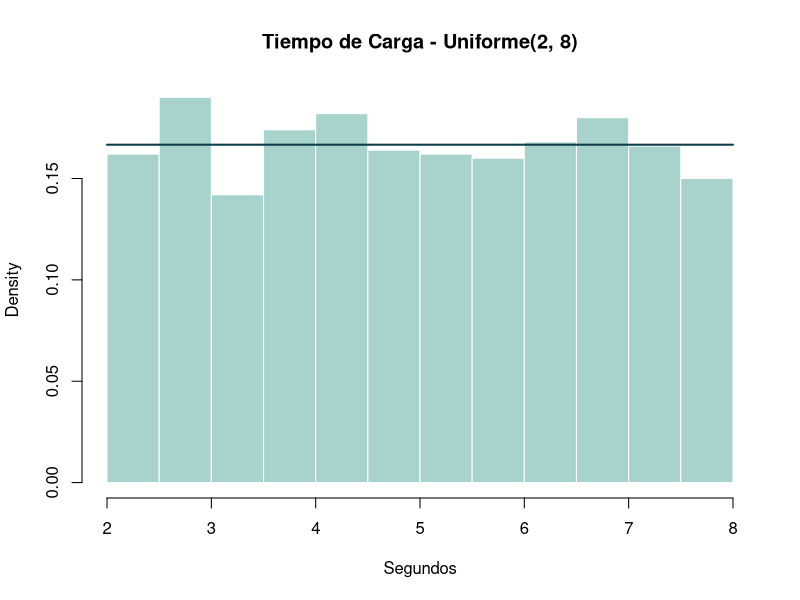
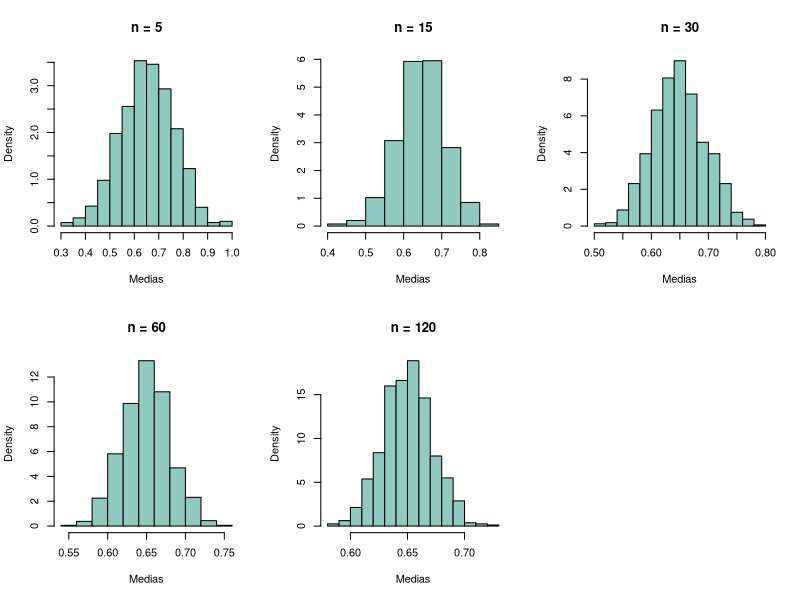
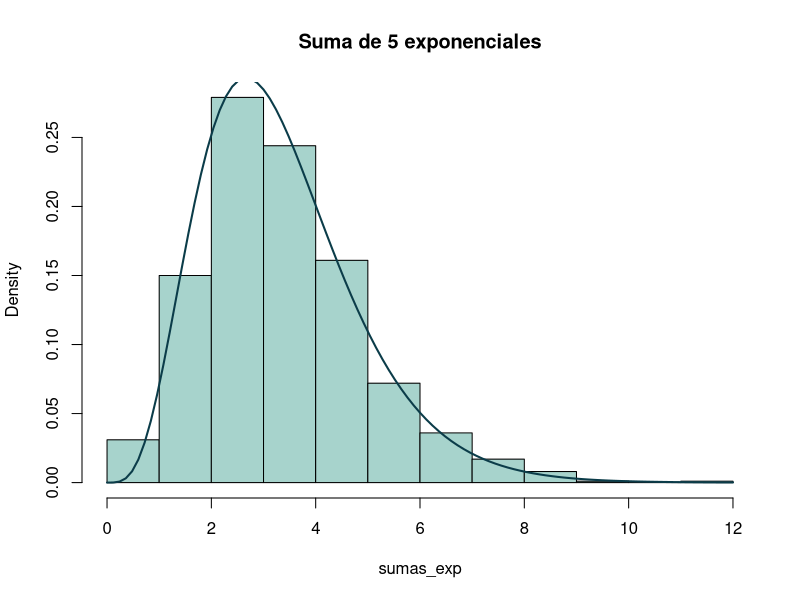
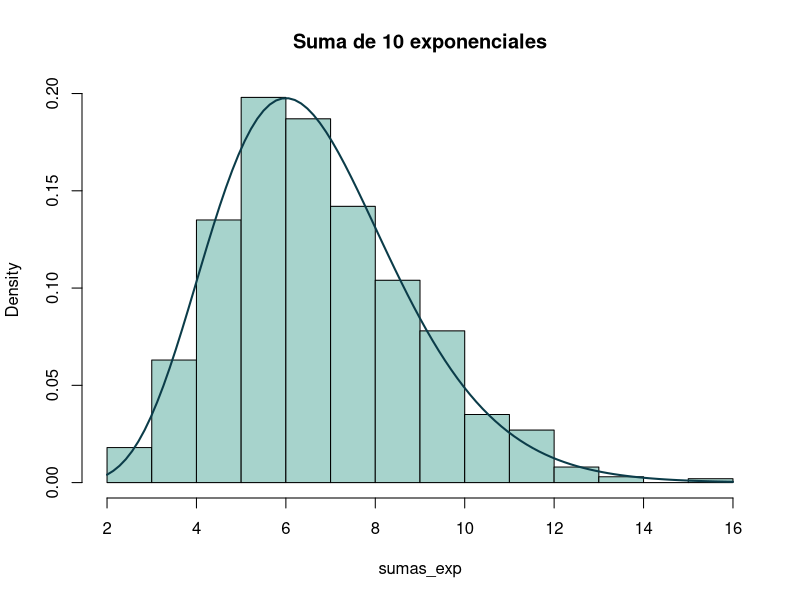
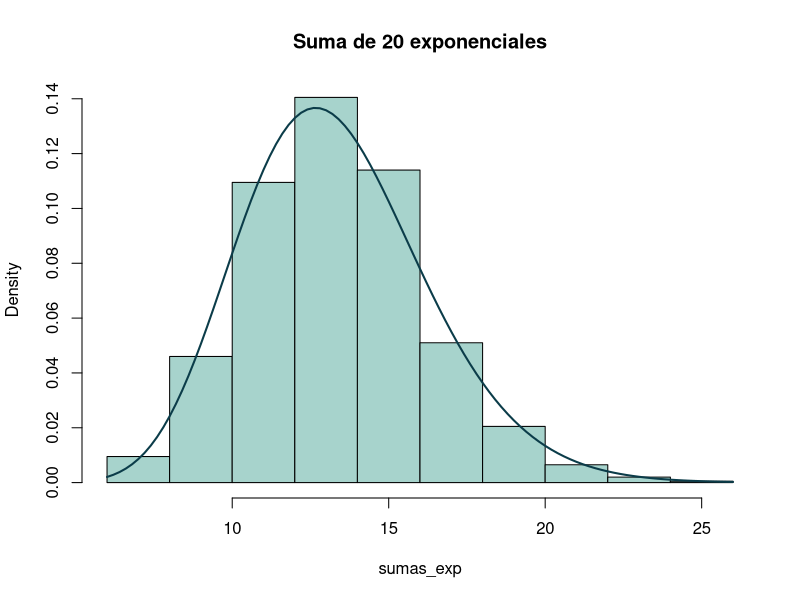
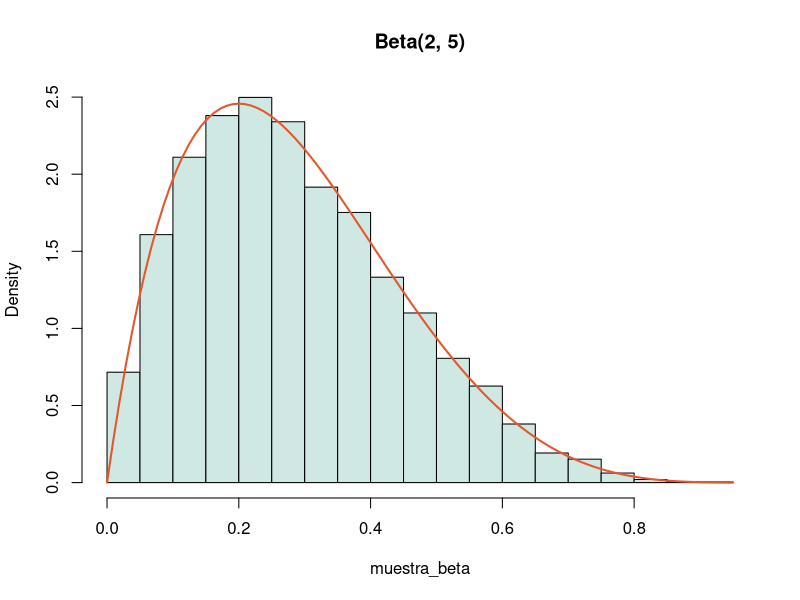
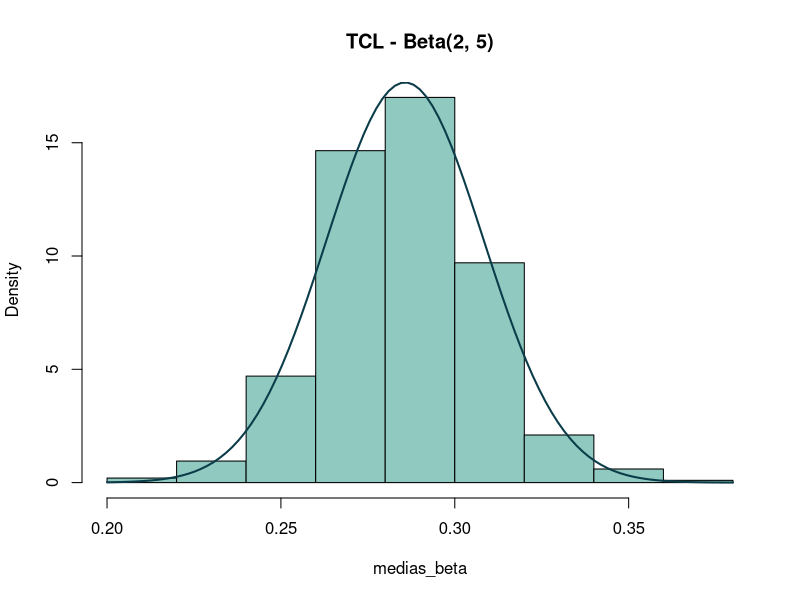
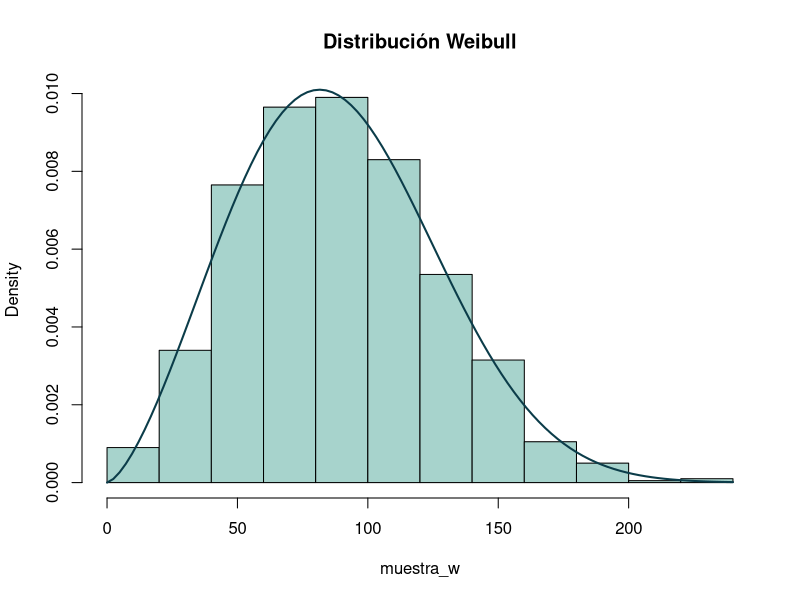

R code for these plots, in order:
## ---- chunk 1
set.seed(123)
limite_inf <- 2; limite_sup <- 8; n <- 1000

# 1. Histograma con la densidad teórica encima
tiempos <- runif(n, min = limite_inf, max = limite_sup)
hist(tiempos, probability = TRUE, col = "#A7D3CC", border = "white",
     main = "Tiempo de Carga - Uniforme(2, 8)", xlab = "Segundos")
curve(dunif(x, min = limite_inf, max = limite_sup), add = TRUE, col = "#0B3C49", lwd = 2)

# 2. Percentil 75
p75 <- qunif(0.75, min = limite_inf, max = limite_sup)
cat("Percentil 75:", p75, "segundos\n")

# 3. P(X < 4)
prob_4 <- punif(4, min = limite_inf, max = limite_sup)
cat("Probabilidad P(X < 4):", prob_4, "\n")
## ---- chunk 2
set.seed(123)
tamanos <- c(5, 15, 30, 60, 120)
par(mfrow = c(2, 3))

for (tam in tamanos) {
  medias <- sapply(1:800, function(i) {
    x <- runif(tam, 0, 1)
    mean(x[x > 0.3]) # se descarta lo menor a 0.3 para introducir sesgo
  })
  hist(medias, probability = TRUE, col = "#8FC9BF", main = paste("n =", tam), xlab = "Medias")
}
par(mfrow = c(1, 1))
## ---- chunk 3
set.seed(123)
n_puntos <- 100000
coord_x <- runif(n_puntos, -1, 1)
coord_y <- runif(n_puntos, -1, 1)

dentro <- (coord_x^2 + coord_y^2) <= 1
pi_est <- 4 * mean(dentro)
cat("Valor estimado de pi:", pi_est, "\n")
## ---- chunk 4
set.seed(123)
lambda <- 0.8
tamanios <- c(10, 50, 100, 500, 1000)

for (n in tamanios) {
  muestra <- rexp(n, rate = lambda)
  cat("n =", n, "| Media muestral:", mean(muestra), "| Teórica:", 1 / lambda, "\n")
  cat("          | Varianza muestral:", var(muestra), "| Teórica:", 1 / lambda^2, "\n")
}
## ---- chunk 5
set.seed(123)
alpha <- 2.5; lambda <- 1.8
tamanos_g <- c(5, 10, 20, 30, 50, 100)

for (n in tamanos_g) {
  medias <- sapply(1:1000, function(i) mean(rgamma(n, shape = alpha, rate = lambda)))
  # Se contrasta con la media teórica y la varianza teórica entre n
  cat("n =", n, "| Media:", round(mean(medias), 4), "| Teórica:", round(alpha / lambda, 4),
      "| Varianza:", round(var(medias), 5), "| Teórica:", round(alpha / (lambda^2 * n), 5), "\n")
}
## ---- chunk 6
set.seed(123)
tasa_exp <- 1.5

for (k_exp in c(5, 10, 20)) {
  sumas_exp <- rowSums(matrix(rexp(1000 * k_exp, rate = tasa_exp), ncol = k_exp))

  hist(sumas_exp, probability = TRUE, main = paste("Suma de", k_exp, "exponenciales"), col = "#A7D3CC")
  curve(dgamma(x, shape = k_exp, rate = tasa_exp), add = TRUE, col = "#0B3C49", lwd = 2)
}
## ---- chunk 7
set.seed(123)
forma_a <- 2; forma_b <- 5
muestra_beta <- rbeta(10000, shape1 = forma_a, shape2 = forma_b)

hist(muestra_beta, probability = TRUE, col = "#CFE8E3", main = "Beta(2, 5)")
curve(dbeta(x, shape1 = forma_a, shape2 = forma_b), add = TRUE, col = "#E4572E", lwd = 2)
## ---- chunk 8
set.seed(123)
medias_beta <- sapply(1:1000, function(i) mean(rbeta(50, shape1 = 2, shape2 = 5)))
hist(medias_beta, probability = TRUE, col = "#8FC9BF", main = "TCL - Beta(2, 5)")
curve(dnorm(x, mean = 2/7, sd = sqrt((2 * 5) / ((7^2) * 8 * 50))), add = TRUE, col = "#0B3C49", lwd = 2)
## ---- chunk 9
set.seed(123)
forma_w <- 2.5; escala_w <- 100
muestra_w <- rweibull(1000, shape = forma_w, scale = escala_w)

# Medidas descriptivas
media_w <- mean(muestra_w)
var_w <- var(muestra_w)

hist(muestra_w, probability = TRUE, col = "#A7D3CC", main = "Distribución Weibull")
curve(dweibull(x, shape = forma_w, scale = escala_w), add = TRUE, col = "#0B3C49", lwd = 2)
## ---- chunk 10
set.seed(123)
# Ejercicio 6.3: suma de normales al cuadrado -> Ji-cuadrada
gl <- 10; n_sim <- 10000
normales <- matrix(rnorm(n_sim * gl), ncol = gl)
ji_sim <- apply(normales^2, 1, sum)

cat("Media Ji-cuadrada teórica:", gl, "| Simulada:", mean(ji_sim), "\n")

# Ejercicio 6.5: aditividad Ji1 + Ji2
j1 <- rchisq(n_sim, df = 5)
j2 <- rchisq(n_sim, df = 15)
suma_j <- j1 + j2 # debe ser Ji-cuadrada con 20 gl
cat("Media de la suma:", mean(suma_j), "| Esperada:", 20, "\n")
## ---- chunk 11
set.seed(123)
gl_t <- 5
muestra_t <- rt(1000, df = gl_t)

hist(muestra_t, probability = TRUE, col = "#CFE8E3", main = "t de Student (df = 5)", breaks = 40)
curve(dt(x, df = gl_t), add = TRUE, col = "#0B3C49", lwd = 2)
curve(dnorm(x), add = TRUE, col = "#E4572E", lty = 2, lwd = 2)
## ---- chunk 12
set.seed(123)
Z <- rnorm(1000)
V <- rchisq(1000, df = 10)
T_construida <- Z / sqrt(V / 10)

hist(T_construida, probability = TRUE, col = "#A7D3CC", main = "t Construida de Z y V")
curve(dt(x, df = 10), add = TRUE, col = "#0B3C49", lwd = 2)
## ---- chunk 13
set.seed(123)
# a. Si X ~ t(n) -> X^2 ~ F(1, n)
X_t <- rt(10000, df = 10)
F_de_t <- X_t^2
cat("a. Media de t^2:", mean(F_de_t), "| Teórica F(1, 10):", 10 / 8, "\n")

# b. Si X ~ F(a, b) -> 1/X ~ F(b, a)
X_f <- rf(10000, df1 = 5, df2 = 10)
inv_f <- 1 / X_f
cat("b. Media de 1/F(5, 10):", mean(inv_f), "| Teórica F(10, 5):", 5 / 3, "\n")

# c. Cociente de Ji-cuadradas: (X/a) / (Y/b) ~ F(a, b)
chi_a <- rchisq(10000, df = 5) / 5
chi_b <- rchisq(10000, df = 10) / 10
F_cociente <- chi_a / chi_b

cat("Media cociente Ji-cuadradas:", mean(F_cociente), "| Teórica 10/8:", 10 / 8, "\n")
